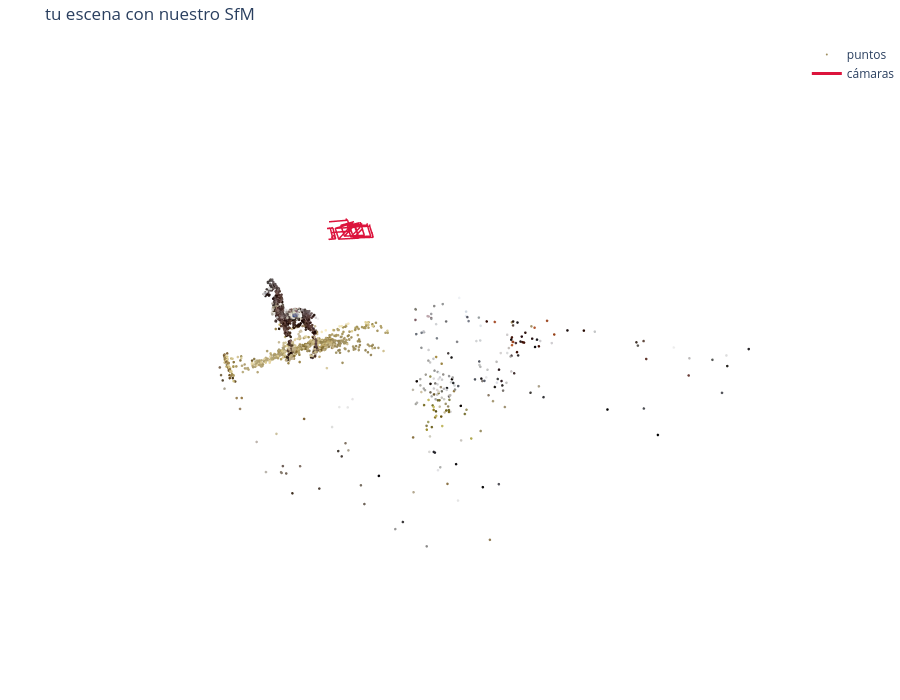

This figure's notebook cell:
### Code cell
fig = go.Figure(figura(camaras, puntos, f, "", tam, 20000))
fig.update_layout(height=700, title="tu escena con nuestro SfM", scene=ejes_de(camaras, puntos), margin=dict(l=0, r=0, t=40, b=0))
fig.show()

### Figure 1 — Plotly figure (JSON) as saved in the notebook; plotly's stock layout.template omitted (floating-point values rounded to 4 significant figures; data arrays with more than 128 entries replaced by an {"elided": "..."} marker saying what was removed)
{"data": [{"marker": {"color": {"elided": "2699 str values"}, "size": 1.5}, "mode": "markers", "name": "puntos", "type": "scatter3d", "x": {"elided": "2699 float values"}, "y": {"elided": "2699 float values"}, "z": {"elided": "2699 float values"}}, {"line": {"color": "crimson", "width": 3}, "mode": "lines", "name": "cámaras", "type": "scatter3d", "x": {"elided": "432 float values"}, "y": {"elided": "432 float values"}, "z": {"elided": "432 float values"}}], "layout": {"height": 700, "margin": {"b": 0, "l": 0, "r": 0, "t": 40}, "scene": {"aspectmode": "manual", "aspectratio": {"x": 1, "y": 1.564, "z": 0.5355}, "xaxis": {"range": [-11.51, 9.973], "visible": false}, "yaxis": {"range": [5.305, 38.9], "visible": false}, "zaxis": {"range": [-3.872, 7.633], "visible": false}}, "title": {"text": "tu escena con nuestro SfM"}}}
